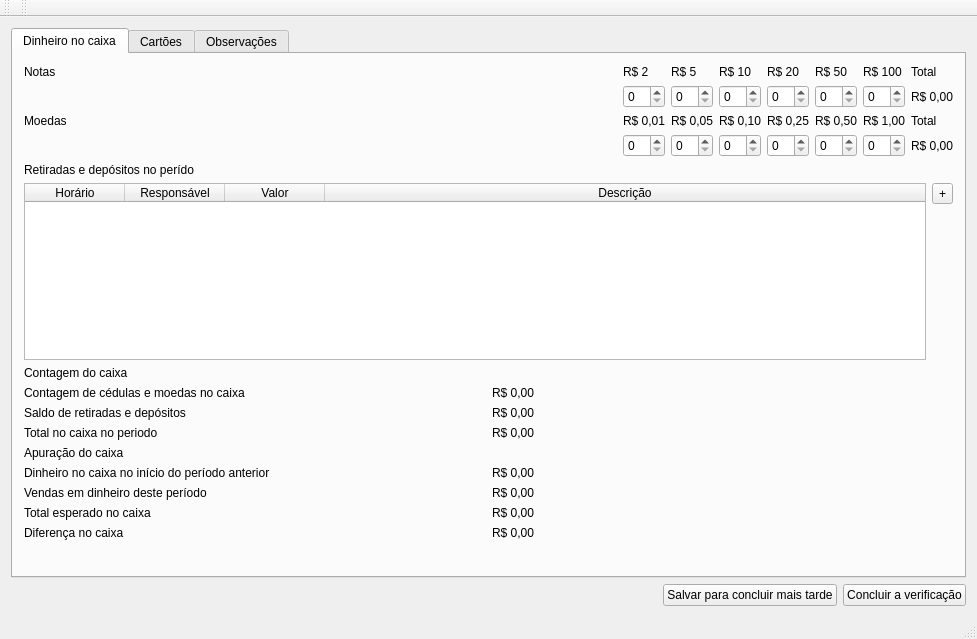
<?xml version="1.0" encoding="UTF-8"?>
<ui version="4.0">
 <class>MainWindow</class>
 <widget class="QMainWindow" name="MainWindow">
  <property name="geometry">
   <rect>
    <x>0</x>
    <y>0</y>
    <width>977</width>
    <height>639</height>
   </rect>
  </property>
  <property name="windowTitle">
   <string>MainWindow</string>
  </property>
  <widget class="QWidget" name="centralWidget">
   <layout class="QGridLayout" name="gridLayout_2">
    <item row="1" column="0">
     <layout class="QHBoxLayout" name="horizontalLayout">
      <item>
       <spacer name="horizontalSpacer_2">
        <property name="orientation">
         <enum>Qt::Horizontal</enum>
        </property>
        <property name="sizeHint" stdset="0">
         <size>
          <width>40</width>
          <height>20</height>
         </size>
        </property>
       </spacer>
      </item>
      <item>
       <widget class="QPushButton" name="saveButton">
        <property name="sizePolicy">
         <sizepolicy hsizetype="Fixed" vsizetype="Fixed">
          <horstretch>0</horstretch>
          <verstretch>0</verstretch>
         </sizepolicy>
        </property>
        <property name="text">
         <string>Salvar para concluir mais tarde</string>
        </property>
       </widget>
      </item>
      <item>
       <widget class="QPushButton" name="pushButton">
        <property name="text">
         <string>Concluir a verificação</string>
        </property>
       </widget>
      </item>
     </layout>
    </item>
    <item row="0" column="0">
     <widget class="QTabWidget" name="tabWidget">
      <property name="currentIndex">
       <number>0</number>
      </property>
      <widget class="QWidget" name="tab">
       <attribute name="title">
        <string>Dinheiro no caixa</string>
       </attribute>
       <layout class="QVBoxLayout" name="verticalLayout">
        <item>
         <layout class="QGridLayout" name="gridLayout">
          <item row="0" column="0">
           <widget class="QLabel" name="labelNotas">
            <property name="sizePolicy">
             <sizepolicy hsizetype="Minimum" vsizetype="Minimum">
              <horstretch>0</horstretch>
              <verstretch>0</verstretch>
             </sizepolicy>
            </property>
            <property name="text">
             <string>Notas</string>
            </property>
           </widget>
          </item>
          <item row="0" column="1">
           <widget class="QLabel" name="labelR2">
            <property name="sizePolicy">
             <sizepolicy hsizetype="Minimum" vsizetype="Minimum">
              <horstretch>0</horstretch>
              <verstretch>0</verstretch>
             </sizepolicy>
            </property>
            <property name="text">
             <string>R$ 2</string>
            </property>
           </widget>
          </item>
          <item row="0" column="2">
           <widget class="QLabel" name="labelR5">
            <property name="sizePolicy">
             <sizepolicy hsizetype="Minimum" vsizetype="Minimum">
              <horstretch>0</horstretch>
              <verstretch>0</verstretch>
             </sizepolicy>
            </property>
            <property name="text">
             <string>R$ 5</string>
            </property>
           </widget>
          </item>
          <item row="0" column="3">
           <widget class="QLabel" name="labelR10">
            <property name="sizePolicy">
             <sizepolicy hsizetype="Minimum" vsizetype="Minimum">
              <horstretch>0</horstretch>
              <verstretch>0</verstretch>
             </sizepolicy>
            </property>
            <property name="text">
             <string>R$ 10</string>
            </property>
           </widget>
          </item>
          <item row="0" column="4">
           <widget class="QLabel" name="labelR20">
            <property name="sizePolicy">
             <sizepolicy hsizetype="Minimum" vsizetype="Minimum">
              <horstretch>0</horstretch>
              <verstretch>0</verstretch>
             </sizepolicy>
            </property>
            <property name="text">
             <string>R$ 20</string>
            </property>
           </widget>
          </item>
          <item row="0" column="5">
           <widget class="QLabel" name="labelR50">
            <property name="sizePolicy">
             <sizepolicy hsizetype="Minimum" vsizetype="Minimum">
              <horstretch>0</horstretch>
              <verstretch>0</verstretch>
             </sizepolicy>
            </property>
            <property name="text">
             <string>R$ 50</string>
            </property>
           </widget>
          </item>
          <item row="0" column="6">
           <widget class="QLabel" name="labelR100">
            <property name="sizePolicy">
             <sizepolicy hsizetype="Minimum" vsizetype="Minimum">
              <horstretch>0</horstretch>
              <verstretch>0</verstretch>
             </sizepolicy>
            </property>
            <property name="text">
             <string>R$ 100</string>
            </property>
           </widget>
          </item>
          <item row="0" column="7">
           <widget class="QLabel" name="labelTotalBills__">
            <property name="sizePolicy">
             <sizepolicy hsizetype="Minimum" vsizetype="Minimum">
              <horstretch>0</horstretch>
              <verstretch>0</verstretch>
             </sizepolicy>
            </property>
            <property name="text">
             <string>Total</string>
            </property>
           </widget>
          </item>
          <item row="1" column="1">
           <widget class="QSpinBox" name="spinR2"/>
          </item>
          <item row="1" column="2">
           <widget class="QSpinBox" name="spinR5"/>
          </item>
          <item row="1" column="3">
           <widget class="QSpinBox" name="spinR10"/>
          </item>
          <item row="1" column="4">
           <widget class="QSpinBox" name="spinR20"/>
          </item>
          <item row="1" column="5">
           <widget class="QSpinBox" name="spinR50"/>
          </item>
          <item row="1" column="6">
           <widget class="QSpinBox" name="spinR100"/>
          </item>
          <item row="1" column="7">
           <widget class="QLabel" name="labelTotalBills">
            <property name="text">
             <string>R$ 0,00</string>
            </property>
           </widget>
          </item>
          <item row="2" column="0">
           <widget class="QLabel" name="labelMoedas">
            <property name="sizePolicy">
             <sizepolicy hsizetype="Minimum" vsizetype="Minimum">
              <horstretch>0</horstretch>
              <verstretch>0</verstretch>
             </sizepolicy>
            </property>
            <property name="text">
             <string>Moedas</string>
            </property>
           </widget>
          </item>
          <item row="2" column="1">
           <widget class="QLabel" name="labelR001">
            <property name="sizePolicy">
             <sizepolicy hsizetype="Minimum" vsizetype="Minimum">
              <horstretch>0</horstretch>
              <verstretch>0</verstretch>
             </sizepolicy>
            </property>
            <property name="text">
             <string>R$ 0,01</string>
            </property>
           </widget>
          </item>
          <item row="2" column="2">
           <widget class="QLabel" name="labelR005">
            <property name="sizePolicy">
             <sizepolicy hsizetype="Minimum" vsizetype="Minimum">
              <horstretch>0</horstretch>
              <verstretch>0</verstretch>
             </sizepolicy>
            </property>
            <property name="text">
             <string>R$ 0,05</string>
            </property>
           </widget>
          </item>
          <item row="2" column="3">
           <widget class="QLabel" name="labelR010">
            <property name="sizePolicy">
             <sizepolicy hsizetype="Minimum" vsizetype="Minimum">
              <horstretch>0</horstretch>
              <verstretch>0</verstretch>
             </sizepolicy>
            </property>
            <property name="text">
             <string>R$ 0,10</string>
            </property>
           </widget>
          </item>
          <item row="2" column="4">
           <widget class="QLabel" name="labelR025">
            <property name="sizePolicy">
             <sizepolicy hsizetype="Minimum" vsizetype="Minimum">
              <horstretch>0</horstretch>
              <verstretch>0</verstretch>
             </sizepolicy>
            </property>
            <property name="text">
             <string>R$ 0,25</string>
            </property>
           </widget>
          </item>
          <item row="2" column="5">
           <widget class="QLabel" name="labelR050">
            <property name="sizePolicy">
             <sizepolicy hsizetype="Minimum" vsizetype="Minimum">
              <horstretch>0</horstretch>
              <verstretch>0</verstretch>
             </sizepolicy>
            </property>
            <property name="text">
             <string>R$ 0,50</string>
            </property>
           </widget>
          </item>
          <item row="2" column="6">
           <widget class="QLabel" name="labelR1">
            <property name="sizePolicy">
             <sizepolicy hsizetype="Minimum" vsizetype="Minimum">
              <horstretch>0</horstretch>
              <verstretch>0</verstretch>
             </sizepolicy>
            </property>
            <property name="text">
             <string>R$ 1,00</string>
            </property>
           </widget>
          </item>
          <item row="2" column="7">
           <widget class="QLabel" name="labelTotalCoins__">
            <property name="sizePolicy">
             <sizepolicy hsizetype="Minimum" vsizetype="Minimum">
              <horstretch>0</horstretch>
              <verstretch>0</verstretch>
             </sizepolicy>
            </property>
            <property name="text">
             <string>Total</string>
            </property>
           </widget>
          </item>
          <item row="3" column="1">
           <widget class="QSpinBox" name="spinR001"/>
          </item>
          <item row="3" column="2">
           <widget class="QSpinBox" name="spinR005"/>
          </item>
          <item row="3" column="3">
           <widget class="QSpinBox" name="spinR010"/>
          </item>
          <item row="3" column="4">
           <widget class="QSpinBox" name="spinR025"/>
          </item>
          <item row="3" column="5">
           <widget class="QSpinBox" name="spinR050"/>
          </item>
          <item row="3" column="6">
           <widget class="QSpinBox" name="spinR1"/>
          </item>
          <item row="3" column="7">
           <widget class="QLabel" name="labelTotalCoins">
            <property name="text">
             <string>R$ 0,00</string>
            </property>
           </widget>
          </item>
          <item row="1" column="0">
           <spacer name="horizontalSpacer">
            <property name="orientation">
             <enum>Qt::Horizontal</enum>
            </property>
            <property name="sizeHint" stdset="0">
             <size>
              <width>40</width>
              <height>20</height>
             </size>
            </property>
           </spacer>
          </item>
         </layout>
        </item>
        <item>
         <widget class="QLabel" name="label_24">
          <property name="text">
           <string>Retiradas e depósitos no perído</string>
          </property>
         </widget>
        </item>
        <item>
         <layout class="QHBoxLayout" name="horizontalLayout_3">
          <item>
           <widget class="QTableWidget" name="tableWidget">
            <property name="gridStyle">
             <enum>Qt::SolidLine</enum>
            </property>
            <property name="cornerButtonEnabled">
             <bool>true</bool>
            </property>
            <property name="rowCount">
             <number>0</number>
            </property>
            <property name="columnCount">
             <number>4</number>
            </property>
            <attribute name="horizontalHeaderCascadingSectionResizes">
             <bool>false</bool>
            </attribute>
            <attribute name="horizontalHeaderShowSortIndicator" stdset="0">
             <bool>false</bool>
            </attribute>
            <attribute name="horizontalHeaderStretchLastSection">
             <bool>true</bool>
            </attribute>
            <attribute name="verticalHeaderStretchLastSection">
             <bool>false</bool>
            </attribute>
            <column>
             <property name="text">
              <string>Horário</string>
             </property>
            </column>
            <column>
             <property name="text">
              <string>Responsável</string>
             </property>
            </column>
            <column>
             <property name="text">
              <string>Valor</string>
             </property>
            </column>
            <column>
             <property name="text">
              <string>Descrição</string>
             </property>
            </column>
           </widget>
          </item>
          <item alignment="Qt::AlignTop">
           <widget class="QToolButton" name="addDepositOrWithdraw">
            <property name="text">
             <string>+</string>
            </property>
           </widget>
          </item>
         </layout>
        </item>
        <item>
         <layout class="QGridLayout" name="gridLayout_3">
          <item row="7" column="1">
           <widget class="QLabel" name="caixaEsperado">
            <property name="text">
             <string>R$ 0,00</string>
            </property>
           </widget>
          </item>
          <item row="2" column="1">
           <widget class="QLabel" name="retiradasPeriodo">
            <property name="text">
             <string>R$ 0,00</string>
            </property>
           </widget>
          </item>
          <item row="2" column="0">
           <widget class="QLabel" name="label_21">
            <property name="text">
             <string>Saldo de retiradas e depósitos</string>
            </property>
           </widget>
          </item>
          <item row="7" column="0">
           <widget class="QLabel" name="label_29">
            <property name="text">
             <string>Total esperado no caixa</string>
            </property>
           </widget>
          </item>
          <item row="5" column="1">
           <widget class="QLabel" name="vendasDinheiroPeriodoAnterior">
            <property name="text">
             <string>R$ 0,00</string>
            </property>
           </widget>
          </item>
          <item row="1" column="0">
           <widget class="QLabel" name="label_19">
            <property name="text">
             <string>Contagem de cédulas e moedas no caixa</string>
            </property>
           </widget>
          </item>
          <item row="5" column="0">
           <widget class="QLabel" name="label_27">
            <property name="text">
             <string>Dinheiro no caixa no início do período anterior</string>
            </property>
           </widget>
          </item>
          <item row="6" column="0">
           <widget class="QLabel" name="label_25">
            <property name="text">
             <string>Vendas em dinheiro deste período</string>
            </property>
           </widget>
          </item>
          <item row="3" column="1">
           <widget class="QLabel" name="totalCaixaPeriodo">
            <property name="text">
             <string>R$ 0,00</string>
            </property>
           </widget>
          </item>
          <item row="1" column="1">
           <widget class="QLabel" name="subtotalCaixa">
            <property name="text">
             <string>R$ 0,00</string>
            </property>
           </widget>
          </item>
          <item row="6" column="1">
           <widget class="QLabel" name="vendasDinheiroPeriodo">
            <property name="text">
             <string>R$ 0,00</string>
            </property>
           </widget>
          </item>
          <item row="0" column="0">
           <widget class="QLabel" name="label_31">
            <property name="sizePolicy">
             <sizepolicy hsizetype="Preferred" vsizetype="Preferred">
              <horstretch>0</horstretch>
              <verstretch>0</verstretch>
             </sizepolicy>
            </property>
            <property name="text">
             <string>Contagem do caixa</string>
            </property>
           </widget>
          </item>
          <item row="4" column="0">
           <widget class="QLabel" name="label_26">
            <property name="text">
             <string>Apuração do caixa</string>
            </property>
           </widget>
          </item>
          <item row="3" column="0">
           <widget class="QLabel" name="label_23">
            <property name="text">
             <string>Total no caixa no periodo</string>
            </property>
           </widget>
          </item>
          <item row="8" column="0">
           <widget class="QLabel" name="label_28">
            <property name="text">
             <string>Diferença no caixa</string>
            </property>
           </widget>
          </item>
          <item row="8" column="1">
           <widget class="QLabel" name="diferencaCaixa">
            <property name="text">
             <string>R$ 0,00</string>
            </property>
           </widget>
          </item>
         </layout>
        </item>
        <item>
         <spacer name="verticalSpacer">
          <property name="orientation">
           <enum>Qt::Vertical</enum>
          </property>
          <property name="sizeHint" stdset="0">
           <size>
            <width>20</width>
            <height>40</height>
           </size>
          </property>
         </spacer>
        </item>
       </layout>
      </widget>
      <widget class="QWidget" name="tab_2">
       <attribute name="title">
        <string>Cartões</string>
       </attribute>
       <layout class="QVBoxLayout" name="verticalLayout_2">
        <item>
         <widget class="QLabel" name="label_20">
          <property name="text">
           <string>Totais do período</string>
          </property>
         </widget>
        </item>
        <item>
         <widget class="QTableWidget" name="tableWidget_2">
          <property name="sizePolicy">
           <sizepolicy hsizetype="Expanding" vsizetype="Expanding">
            <horstretch>0</horstretch>
            <verstretch>0</verstretch>
           </sizepolicy>
          </property>
          <property name="maximumSize">
           <size>
            <width>16777215</width>
            <height>100</height>
           </size>
          </property>
          <row>
           <property name="text">
            <string>POS</string>
           </property>
          </row>
          <row>
           <property name="text">
            <string>TEF</string>
           </property>
          </row>
          <column>
           <property name="text">
            <string>Totais</string>
           </property>
          </column>
          <column>
           <property name="text">
            <string>Mastercard</string>
           </property>
          </column>
          <column>
           <property name="text">
            <string>Maestro</string>
           </property>
          </column>
          <column>
           <property name="text">
            <string>Visa</string>
           </property>
          </column>
          <column>
           <property name="text">
            <string>Visa Electron</string>
           </property>
          </column>
          <column>
           <property name="text">
            <string>AMEX</string>
           </property>
          </column>
          <column>
           <property name="text">
            <string>ELO</string>
           </property>
          </column>
          <column>
           <property name="text">
            <string>Diners/Hipercard</string>
           </property>
          </column>
          <column>
           <property name="text">
            <string>Visa 2x</string>
           </property>
          </column>
          <column>
           <property name="text">
            <string>Visa 3x</string>
           </property>
          </column>
          <column>
           <property name="text">
            <string>Mastercard 2x</string>
           </property>
          </column>
          <column>
           <property name="text">
            <string>Mastercard 3x</string>
           </property>
          </column>
          <column>
           <property name="text">
            <string>AMEX 2x</string>
           </property>
          </column>
          <column>
           <property name="text">
            <string>AMEX3x</string>
           </property>
          </column>
          <item row="0" column="1">
           <property name="text">
            <string/>
           </property>
          </item>
         </widget>
        </item>
        <item>
         <widget class="QLabel" name="label_32">
          <property name="text">
           <string>Conferência do POS</string>
          </property>
         </widget>
        </item>
        <item>
         <widget class="QTableWidget" name="tableWidget_3">
          <property name="sizePolicy">
           <sizepolicy hsizetype="Expanding" vsizetype="Expanding">
            <horstretch>0</horstretch>
            <verstretch>0</verstretch>
           </sizepolicy>
          </property>
          <column>
           <property name="text">
            <string>Bandeira</string>
           </property>
          </column>
          <column>
           <property name="text">
            <string>Modalidade</string>
           </property>
          </column>
          <column>
           <property name="text">
            <string>Valor</string>
           </property>
          </column>
          <column>
           <property name="text">
            <string>AUTO</string>
           </property>
          </column>
          <column>
           <property name="text">
            <string>AUTE</string>
           </property>
          </column>
         </widget>
        </item>
        <item>
         <widget class="QLabel" name="label_22">
          <property name="text">
           <string>Conferência</string>
          </property>
         </widget>
        </item>
       </layout>
      </widget>
      <widget class="QWidget" name="tab_3">
       <attribute name="title">
        <string>Observações</string>
       </attribute>
       <layout class="QHBoxLayout" name="horizontalLayout_2">
        <item>
         <widget class="QPlainTextEdit" name="plainTextEdit"/>
        </item>
       </layout>
      </widget>
     </widget>
    </item>
   </layout>
  </widget>
  <widget class="QMenuBar" name="menuBar">
   <property name="geometry">
    <rect>
     <x>0</x>
     <y>0</y>
     <width>977</width>
     <height>25</height>
    </rect>
   </property>
  </widget>
  <widget class="QToolBar" name="mainToolBar">
   <attribute name="toolBarArea">
    <enum>TopToolBarArea</enum>
   </attribute>
   <attribute name="toolBarBreak">
    <bool>false</bool>
   </attribute>
  </widget>
  <widget class="QStatusBar" name="statusBar"/>
  <widget class="QToolBar" name="toolBar">
   <property name="windowTitle">
    <string>toolBar</string>
   </property>
   <attribute name="toolBarArea">
    <enum>TopToolBarArea</enum>
   </attribute>
   <attribute name="toolBarBreak">
    <bool>false</bool>
   </attribute>
  </widget>
 </widget>
 <layoutdefault spacing="6" margin="11"/>
 <tabstops>
  <tabstop>spinR2</tabstop>
  <tabstop>spinR5</tabstop>
  <tabstop>spinR10</tabstop>
  <tabstop>spinR20</tabstop>
  <tabstop>spinR50</tabstop>
  <tabstop>spinR100</tabstop>
  <tabstop>spinR001</tabstop>
  <tabstop>spinR005</tabstop>
  <tabstop>spinR010</tabstop>
  <tabstop>spinR025</tabstop>
  <tabstop>spinR050</tabstop>
  <tabstop>spinR1</tabstop>
 </tabstops>
 <resources/>
 <connections/>
 <slots>
  <slot>spinR2Changed(int)</slot>
 </slots>
</ui>
